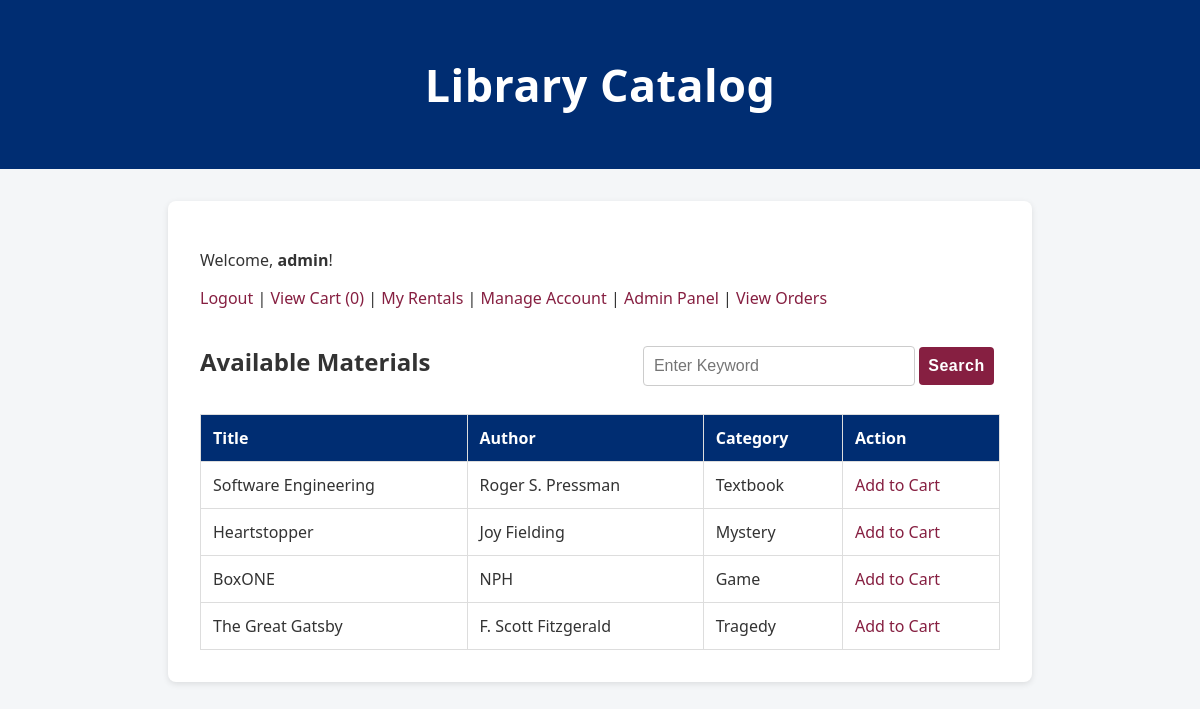
Screenshot of /catalog.php (signed in) with the database file from the repository.
### tables this page shows
CREATE TABLE `materials` (
  `id` int(11) NOT NULL,
  `title` varchar(255) NOT NULL,
  `author` varchar(255) DEFAULT NULL,
  `category` varchar(100) DEFAULT NULL,
  `available` tinyint(8) DEFAULT '1'
);

### public/api/helpers.php (called while the page is built, shortened)
<?php
function callAPI($endpoint, $method = 'GET', $data = null) {
    global $conn;
    $parts = parse_url($endpoint);
    $apiFile = isset($parts['path']) ? basename($parts['path'], '.php') : basename($endpoint, '.php');
    $queryParams = [];
    switch ($apiFile) {
        case 'materials':
            if ($method === 'GET') {
                if (isset($queryParams['id']) || (isset($data['id']))) {
                    $id = isset($queryParams['id']) ? $queryParams['id'] : $data['id'];
                    $result = db_get_material($id, $conn);
                } else {
                    $availableOnly = isset($data['available']) && $data['available'] == '1';
                    $result = db_get_materials($conn, $data['search'], $availableOnly);
                }
                return $result;
            } else if ($method === 'POST') {
                if (!isset($data['title']) || !isset($data['author']) || !isset($data['category'])) {
                    return ['success' => false, 'data' => null, 'message' => 'Title, author, and category required'];
                }
                return db_add_material($data['title'], $data['author'], $data['category'], $conn);
            } else if ($method === 'DELETE') {
                if (!isset($data['id'])) {
                    return ['success' => false, 'data' => null, 'message' => 'Id required'];
                }
                return db_delete_material($data['id'], $conn);
            } else if ($method === 'PUT') {
                if (!isset($data['id'])) {
                    return ['success' => false, 'data' => null, 'message' => 'Id required'];
                }
                return db_update_material($data['id'], $data['title'], $data['author'], $data['category'], $data['available'], $conn);
            }
            break;
    }
    return [
        'success' => false,
        'data' => null,
        'message' => 'API endpoint not implemented: ' . $apiFile . ' with method ' . $method
    ];
}
?>

### public/lib/database_functions.php (called while the page is built, shortened)
<?php
function db_get_materials($conn, $search = "", $availableOnly = false) {
    $sql = "SELECT * FROM materials WHERE CONCAT(title,author,category) LIKE '%$search%' and available <> 2" . ($availableOnly ? " and available=1" : "");
    $result = mysqli_query($conn, $sql);
    $materials = [];
    while ($row = mysqli_fetch_assoc($result)) {
        $materials[] = $row;
    }
    return [
        'success' => true,
        'data' => $materials,
        'message' => 'Materials retrieved successfully'
    ];
}
?>

### public/catalog.php (the view, shortened to what this page needs)
<?php
include 'config.php';
include 'api/helpers.php';
include 'lib/database_functions.php';
?>
<!doctype html>
<html>
<head>
  <link rel="stylesheet" href="css/style.css">
</head>
<body>
<header><h1>Library Catalog</h1></header>
<div class="container">
  <p>Welcome, <strong><?= htmlspecialchars($_SESSION['user']['username']) ?></strong>!</p>
<p>
  <a href="logout.php">Logout</a> |
  <a href="cart.php">View Cart (<?= count($_SESSION['cart']) ?>)</a> |
  <a href="my_rentals.php">My Rentals</a> |
  <a href="manage_account.php?id=<?= $_SESSION['user']['id'] ?>">Manage Account</a>
  <?php if ($_SESSION['user']['role'] == 'admin'): ?>
    | <a href="admin.php">Admin Panel</a>
    | <a href="admin_orders.php">View Orders</a>
  <?php endif; ?>
</p>
  <div class="table-header">
    <div style="width:250px;"><h2>Available Materials</h2></div>
    <form action="" method="GET" class="searchbar">
      <input type="text" name="search" value="<?php if(isset($_GET['search'])) {echo $_GET['search'];} ?>" placeholder="Enter Keyword"/>
      <button type='submit'>Search</button>
    </form>
  </div>
  <table class="table">
    <tr>
      <th>Title</th>
      <th>Author</th>
      <th>Category</th>
      <th>Action</th>
    </tr>
    <?php
      $response = callAPI('materials.php', 'GET', [
        'available' => 1,
        'search' => (isset($_GET['search']) ? $_GET['search'] : '')
      ]);
      if (!$response['success']) {
        echo "<tr><td colspan='4' style='color:red;'>Error: " . htmlspecialchars($response['message'] ?? 'Unknown error') . "</td></tr>";
      } else if (!empty($response['data'])) {
        foreach ($response['data'] as $material) {
          echo "<tr>";
          echo "<td>" . htmlspecialchars($material['title']) . "</td>";
          echo "<td>" . htmlspecialchars($material['author']) . "</td>";
          echo "<td>" . htmlspecialchars($material['category']) . "</td>";
          echo "<td><a href='cart.php?action=add&id=" . intval($material['id']) . "'>Add to Cart</a></td>";
          echo "</tr>";
        }
      } else {
        echo "<tr><td colspan='4'>No materials available</td></tr>";
      }
    ?>
  </table>
</div>
</body>
</html>

### public/css/style.css (style rules this page uses)
:root { --primary-blue: #002D72; --primary-maroon: #861F41; --light-gray: #f4f6f8; --text-dark: #333; --text-light: #fff; }
body { font-family: 'Segoe UI', Arial, sans-serif; background: var(--light-gray); margin: 0; color: var(--text-dark); }
header { background: var(--primary-blue); color: var(--text-light); text-align: center; padding: 1.5rem; font-size: 1.4rem; font-weight: bold; letter-spacing: 0.5px; }
.container { max-width: 800px; margin: 2rem auto; background: #fff; padding: 2rem; border-radius: 8px; box-shadow: 0 2px 6px rgba(0,0,0,0.1); }
input, button { width: 100%; padding: 0.6rem; margin-top: 0.5rem; border: 1px solid #ccc; border-radius: 4px; font-size: 1rem; }
input[type="text"], input[type="password"] { margin-bottom: 15px; }
button { background: var(--primary-maroon); color: var(--text-light); border: none; cursor: pointer; margin-top: 1rem; font-weight: bold; letter-spacing: 0.5px; transition: background 0.2s ease-in-out; }
.table-header div { display: inline-block; }
.table-header form { display: inline-block; padding: 0; margin-top: -10px; margin-bottom: -60px; }
.searchbar input { display:inline-block; width: 250px; }
.searchbar button { display: inline-block; width: auto; }
.table { width: 100%; border-collapse: collapse; margin-top: 1rem; }
.table th, .table td { border: 1px solid #ddd; padding: 0.75rem; }
.table th { background: var(--primary-blue); color: var(--text-light); text-align: left; }
a { color: var(--primary-maroon); text-decoration: none; font-weight: 500; }
p { margin-top: 1rem; }

### rows the page displays
materials: title "Software Engineering", author "Roger S. Pressman", category "Textbook"
materials: title "Heartstopper", author "Joy Fielding", category "Mystery"
materials: title "BoxONE", author "NPH", category "Game"
materials: title "The Great Gatsby", author "F. Scott Fitzgerald", category "Tragedy"

### other values shown
$_SESSION['user']['username'] "admin"
count($_SESSION['cart']) "0"
